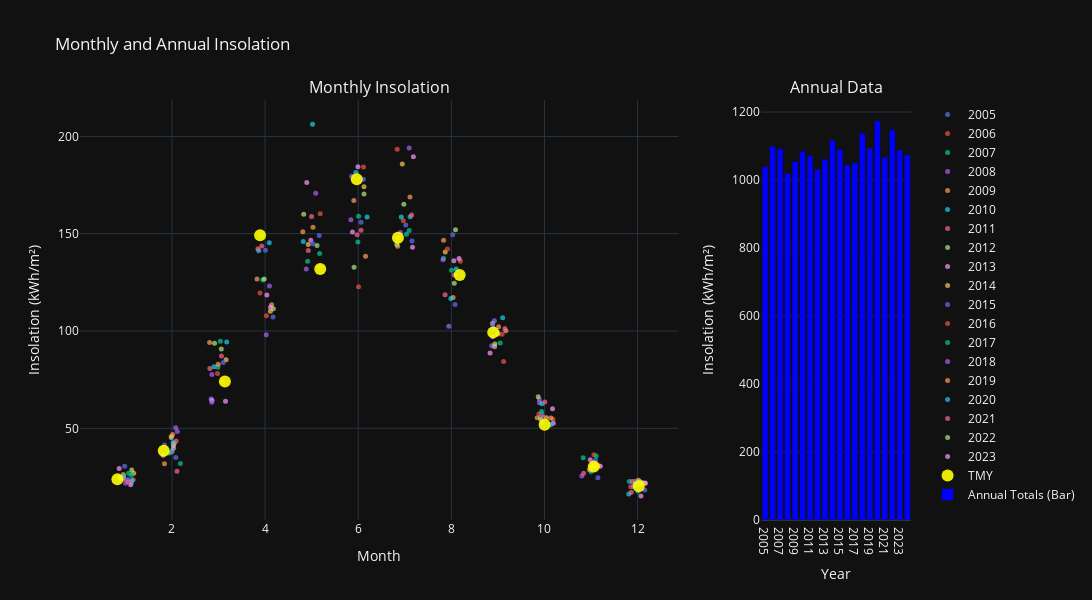

Here is the notebook cell this chart was saved with:
### Markdown cell above
### Historical Monthly Insolation

### Code cell
from plotly.subplots import make_subplots
from ipywidgets import Button, Dropdown, VBox
from IPython.display import display
import plotly.graph_objects as go


# Calculate monthly insolation for df_historical
df_historical['Month'] = df_historical.index.month
df_historical['Year'] = df_historical.index.year
monthly_insolation_historical = df_historical.groupby(['Year', 'Month'])['GHI'].sum().reset_index()
monthly_insolation_historical.rename(columns={'GHI': 'Monthly Insolation'}, inplace=True)
monthly_insolation_historical['Monthly Insolation'] /= 1000  # Convert to kWh

# Calculate monthly insolation for df_tmy
df_tmy['Month'] = df_tmy.index.month
df_tmy['Year'] = "TMY"
monthly_insolation_tmy = df_tmy.groupby(['Year', 'Month'])['GHI'].sum().reset_index()
monthly_insolation_tmy.rename(columns={'GHI': 'Monthly Insolation'}, inplace=True)
monthly_insolation_tmy['Monthly Insolation'] /= 1000  # Convert to kWh

# Calculate annual totals for historical data
annual_totals_historical = monthly_insolation_historical.groupby("Year")["Monthly Insolation"].sum()

# Calculate the annual total for TMY
annual_total_tmy = monthly_insolation_tmy["Monthly Insolation"].sum()

# Combine historical and TMY data into a single DataFrame
annual_totals = pd.concat(
    [annual_totals_historical, pd.Series({"TMY": annual_total_tmy})],
    axis=0
).rename("Annual Total")

# Create the subplot figure
fig = make_subplots(
    rows=1, 
    cols=2, 
    subplot_titles=("Monthly Insolation", "Annual Data"), 
    column_widths=[0.8, 0.2]  # Set the proportion to 4:1
)

# Update the theme
fig.update_layout(template="plotly_dark")

# Add monthly insolation data with different colors for each year
for year, group in monthly_insolation_historical.groupby("Year"):
    fig.add_trace(
        go.Scatter(
            x=group["Month"] + np.random.uniform(-0.2, 0.2, size=len(group)),  # Add jitter to x-axis
            y=group["Monthly Insolation"],
            mode="markers",
            name=str(year),
            marker=dict(
                size=5,  # Set marker size
                opacity=0.7  # Set marker transparency
            ),
        ),
        row=1,
        col=1,
    )

# Add TMY data to the plot
fig.add_trace(
    go.Scatter(
        x=monthly_insolation_tmy["Month"] + np.random.uniform(-0.2, 0.2, size=len(monthly_insolation_tmy)),  # Add jitter to x-axis
        y=monthly_insolation_tmy["Monthly Insolation"],
        mode="markers",
        name="TMY",
        marker=dict(
            size=12,  # Set marker size
            color="yellow",  # Set marker color
            opacity=0.9  # Set marker transparency
        ),
    ),
    row=1,
    col=1,
)

# Add bar chart for annual totals
fig.add_trace(
    go.Bar(
        x=annual_totals.index.astype(str),
        y=annual_totals.values,
        name="Annual Totals (Bar)",
        marker=dict(color="blue"),
    ),
    row=1,
    col=2,
)

# Update layout
fig.update_layout(
    title="Monthly and Annual Insolation",
    xaxis_title="Month",
    yaxis_title="Insolation (kWh/m²)",
    xaxis2_title="Year",
    yaxis2_title="Insolation (kWh/m²)",
    barmode="group",  # Group bars for better visualization
    showlegend=True,
    height=600,
    width=1200,
)

# Show the plot
fig.show()

# Create a summary table for annual totals
annual_summary = pd.DataFrame({
    "Mean": [annual_totals.mean()],
    "Median": [annual_totals.median()],
    "Q1": [annual_totals.quantile(0.25)],
    "Q3": [annual_totals.quantile(0.75)],
    "Min": [annual_totals.min()],
    "Max": [annual_totals.max()],
    "Std": [annual_totals.std()]
}).T.rename(columns={0: "Annual Totals Summary"})

# Display the table
display(annual_summary)

import matplotlib.pyplot as plt

# Pivot the data to create a table where rows are months and columns are years
heatmap_data = monthly_insolation_historical.pivot(index="Month", columns="Year", values="Monthly Insolation")

# Add the TMY data as a new column
heatmap_data["TMY"] = monthly_insolation_tmy.set_index("Month")["Monthly Insolation"]

# Convert values to integers for display
heatmap_data = heatmap_data.astype(int)
heatmap_data.index = heatmap_data.index.map(lambda x: pd.to_datetime(f'2023-{x:02d}-01').strftime('%B'))

# Recreate the heatmap with updated y-axis labels
plt.figure(figsize=(16, 4))
sns.heatmap(
    heatmap_data,
    annot=True,
    fmt="d",
    cmap="coolwarm",
    cbar_kws={"label": "Monthly Insolation (kWh/m²)"},
    linewidths=0.8
)

# Add labels and title
plt.title("Monthly Insolation Heatmap")
plt.xlabel("Year")
plt.ylabel("Month")
plt.show()

### Figure 1 — Plotly figure (JSON) as saved in the notebook; plotly's stock layout.template omitted (floating-point values rounded to 4 significant figures)
{"data": [{"marker": {"opacity": 0.7, "size": 5}, "mode": "markers", "name": "2005", "type": "scatter", "x": [1.131, 2.083, 2.837, 4.17, 5.162, 6.059, 7.155, 8.03, 8.91, 9.95, 11.1, 11.98], "xaxis": "x", "y": [22.35, 35.02, 65.19, 107.3, 149.1, 155.9, 146.3, 149.5, 101.3, 52.98, 33.61, 21.17], "yaxis": "y"}, {"marker": {"opacity": 0.7, "size": 5}, "mode": "markers", "name": "2006", "type": "scatter", "x": [1.168, 2.0, 3.083, 4.028, 5.184, 6.114, 6.837, 8.195, 9.09, 10.18, 11.06, 11.85], "xaxis": "x", "y": [23.63, 37.77, 74.09, 107.9, 132.9, 184.3, 193.4, 135.9, 98.39, 54.64, 36.46, 20.0], "yaxis": "y"}, {"marker": {"opacity": 0.7, "size": 5}, "mode": "markers", "name": "2007", "type": "scatter", "x": [1.067, 2.0, 3.039, 3.924, 4.913, 5.991, 7.094, 7.83, 8.999, 9.912, 10.83, 11.82], "xaxis": "x", "y": [26.9, 38.42, 94.69, 149.2, 135.9, 145.7, 151.7, 137.4, 99.27, 55.56, 34.88, 22.68], "yaxis": "y"}, {"marker": {"opacity": 0.7, "size": 5}, "mode": "markers", "name": "2008", "type": "scatter", "x": [1.005, 2.079, 2.857, 4.094, 4.884, 5.842, 6.906, 7.945, 8.868, 9.891, 10.8, 11.94], "xaxis": "x", "y": [21.79, 50.27, 77.71, 123.1, 131.9, 157.2, 150.6, 102.5, 92.45, 63.2, 25.56, 22.75], "yaxis": "y"}, {"marker": {"opacity": 0.7, "size": 5}, "mode": "markers", "name": "2009", "type": "scatter", "x": [0.9573, 1.839, 2.807, 4.14, 5.028, 5.905, 6.846, 8.037, 9.015, 9.843, 11.16, 12.16], "xaxis": "x", "y": [23.95, 31.82, 94.13, 113.5, 153.3, 167.1, 143.6, 117.2, 102.1, 55.47, 30.88, 21.73], "yaxis": "y"}, {"marker": {"opacity": 0.7, "size": 5}, "mode": "markers", "name": "2010", "type": "scatter", "x": [1.141, 1.935, 2.903, 3.863, 4.82, 5.949, 7.114, 7.988, 8.925, 9.946, 11.0, 11.81], "xaxis": "x", "y": [23.35, 37.26, 81.65, 141.2, 146.0, 181.4, 158.7, 116.7, 91.99, 62.62, 27.84, 16.22], "yaxis": "y"}, {"marker": {"opacity": 0.7, "size": 5}, "mode": "markers", "name": "2011", "type": "scatter", "x": [0.8965, 2.107, 3.062, 3.845, 4.998, 5.976, 6.853, 8.062, 8.93, 10.01, 10.84, 11.89], "xaxis": "x", "y": [24.48, 27.95, 87.19, 142.3, 158.8, 149.5, 147.9, 128.7, 91.93, 63.48, 26.96, 22.67], "yaxis": "y"}, {"marker": {"opacity": 0.7, "size": 5}, "mode": "markers", "name": "2012", "type": "scatter", "x": [1.136, 2.03, 2.915, 4.176, 5.115, 5.911, 6.828, 8.062, 8.886, 9.92, 11.08, 12.1], "xaxis": "x", "y": [28.56, 41.14, 93.72, 111.5, 143.9, 132.8, 144.6, 124.5, 103.9, 54.51, 29.87, 22.0], "yaxis": "y"}, {"marker": {"opacity": 0.7, "size": 5}, "mode": "markers", "name": "2013", "type": "scatter", "x": [1.113, 1.808, 2.859, 4.038, 4.98, 5.876, 7.184, 8.165, 8.831, 10.19, 10.98, 12.16], "xaxis": "x", "y": [20.98, 36.15, 64.4, 118.5, 146.7, 150.8, 189.5, 137.3, 88.75, 52.63, 33.89, 21.96], "yaxis": "y"}, {"marker": {"opacity": 0.7, "size": 5}, "mode": "markers", "name": "2014", "type": "scatter", "x": [1.178, 2.047, 3.162, 4.113, 4.925, 6.124, 6.945, 7.868, 9.001, 10.04, 11.02, 12.02], "xaxis": "x", "y": [26.89, 42.33, 85.19, 110.2, 144.4, 174.1, 185.8, 140.6, 98.49, 55.43, 30.29, 23.35], "yaxis": "y"}, {"marker": {"opacity": 0.7, "size": 5}, "mode": "markers", "name": "2015", "type": "scatter", "x": [0.9832, 1.839, 3.101, 4.007, 5.027, 6.11, 7.02, 8.079, 8.885, 9.943, 11.15, 12.15], "xaxis": "x", "y": [30.46, 41.45, 83.84, 141.5, 144.9, 177.9, 154.5, 113.7, 103.2, 57.24, 24.55, 18.28], "yaxis": "y"}, {"marker": {"opacity": 0.7, "size": 5}, "mode": "markers", "name": "2016", "type": "scatter", "x": [0.9518, 1.984, 2.977, 3.891, 5.184, 6.007, 6.968, 7.916, 9.122, 9.881, 11.12, 12.08], "xaxis": "x", "y": [25.15, 45.9, 78.18, 119.5, 160.3, 122.7, 156.7, 142.1, 84.39, 57.41, 31.48, 21.23], "yaxis": "y"}, {"marker": {"opacity": 0.7, "size": 5}, "mode": "markers", "name": "2017", "type": "scatter", "x": [1.124, 2.181, 2.986, 3.948, 5.171, 6.009, 7.035, 8.003, 9.048, 9.938, 11.11, 12.01], "xaxis": "x", "y": [25.93, 31.88, 81.41, 126.3, 139.8, 159.0, 149.7, 131.3, 93.85, 58.71, 35.81, 17.67], "yaxis": "y"}, {"marker": {"opacity": 0.7, "size": 5}, "mode": "markers", "name": "2018", "type": "scatter", "x": [1.046, 2.115, 2.854, 4.025, 5.087, 5.86, 7.094, 7.821, 8.924, 9.89, 11.05, 11.9], "xaxis": "x", "y": [23.76, 48.38, 63.44, 98.14, 170.9, 179.5, 194.0, 136.7, 105.3, 64.67, 32.32, 20.13], "yaxis": "y"}, {"marker": {"opacity": 0.7, "size": 5}, "mode": "markers", "name": "2019", "type": "scatter", "x": [0.9538, 2.013, 2.992, 3.826, 4.81, 6.157, 7.111, 7.833, 9.17, 10.14, 10.96, 12.05], "xaxis": "x", "y": [26.29, 46.78, 82.96, 126.7, 151.0, 138.4, 168.9, 146.6, 100.1, 55.25, 28.74, 22.56], "yaxis": "y"}, {"marker": {"opacity": 0.7, "size": 5}, "mode": "markers", "name": "2020", "type": "scatter", "x": [0.9593, 2.022, 3.175, 4.09, 5.018, 6.19, 6.924, 8.104, 9.102, 10.13, 11.05, 11.94], "xaxis": "x", "y": [25.21, 42.74, 94.42, 145.3, 206.3, 158.6, 158.6, 131.9, 106.8, 51.88, 30.31, 21.58], "yaxis": "y"}, {"marker": {"opacity": 0.7, "size": 5}, "mode": "markers", "name": "2021", "type": "scatter", "x": [1.059, 2.089, 2.813, 3.929, 4.927, 6.061, 7.147, 7.865, 9.149, 9.977, 11.05, 11.87], "xaxis": "x", "y": [22.53, 43.43, 80.7, 143.6, 141.3, 151.8, 159.6, 118.7, 101.2, 55.75, 31.23, 17.19], "yaxis": "y"}, {"marker": {"opacity": 0.7, "size": 5}, "mode": "markers", "name": "2022", "type": "scatter", "x": [0.8874, 1.985, 3.059, 3.98, 4.829, 6.124, 6.98, 8.089, 8.935, 9.866, 11.07, 12.09], "xaxis": "x", "y": [24.88, 45.33, 90.73, 126.7, 160.0, 170.4, 165.2, 152.0, 93.37, 66.18, 31.15, 21.86], "yaxis": "y"}, {"marker": {"opacity": 0.7, "size": 5}, "mode": "markers", "name": "2023", "type": "scatter", "x": [0.8654, 2.031, 3.149, 4.116, 4.895, 5.993, 7.166, 8.055, 8.887, 10.17, 11.2, 12.07], "xaxis": "x", "y": [29.35, 39.71, 63.93, 112.3, 176.3, 184.5, 143.0, 136.1, 97.16, 60.03, 30.47, 15.29], "yaxis": "y"}, {"marker": {"color": "yellow", "opacity": 0.9, "size": 12}, "mode": "markers", "name": "TMY", "type": "scatter", "x": [0.8279, 1.823, 3.136, 3.892, 5.184, 5.968, 6.852, 8.179, 8.899, 10.0, 11.06, 12.02], "xaxis": "x", "y": [23.78, 38.44, 74.11, 149.2, 131.9, 177.9, 147.9, 128.7, 99.3, 51.88, 30.32, 20.19], "yaxis": "y"}, {"marker": {"color": "blue"}, "name": "Annual Totals (Bar)", "type": "bar", "x": ["2005", "2006", "2007", "2008", "2009", "2010", "2011", "2012", "2013", "2014", "2015", "2016", "2017", "2018", "2019", "2020", "2021", "2022", "2023", "TMY"], "xaxis": "x2", "y": [1040.0, 1099.0, 1092.0, 1019.0, 1055.0, 1085.0, 1072.0, 1031.0, 1062.0, 1117.0, 1091.0, 1045.0, 1051.0, 1137.0, 1094.0, 1174.0, 1067.0, 1148.0, 1088.0, 1074.0], "yaxis": "y2"}], "layout": {"annotations": [{"font": {"size": 16}, "showarrow": false, "text": "Monthly Insolation", "x": 0.36, "xanchor": "center", "xref": "paper", "y": 1, "yanchor": "bottom", "yref": "paper"}, {"font": {"size": 16}, "showarrow": false, "text": "Annual Data", "x": 0.91, "xanchor": "center", "xref": "paper", "y": 1, "yanchor": "bottom", "yref": "paper"}], "barmode": "group", "height": 600, "showlegend": true, "title": {"text": "Monthly and Annual Insolation"}, "width": 1200, "xaxis": {"anchor": "y", "domain": [0, 0.72], "title": {"text": "Month"}}, "xaxis2": {"anchor": "y2", "domain": [0.82, 1], "title": {"text": "Year"}}, "yaxis": {"anchor": "x", "domain": [0, 1], "title": {"text": "Insolation (kWh/m²)"}}, "yaxis2": {"anchor": "x2", "domain": [0, 1], "title": {"text": "Insolation (kWh/m²)"}}}}
